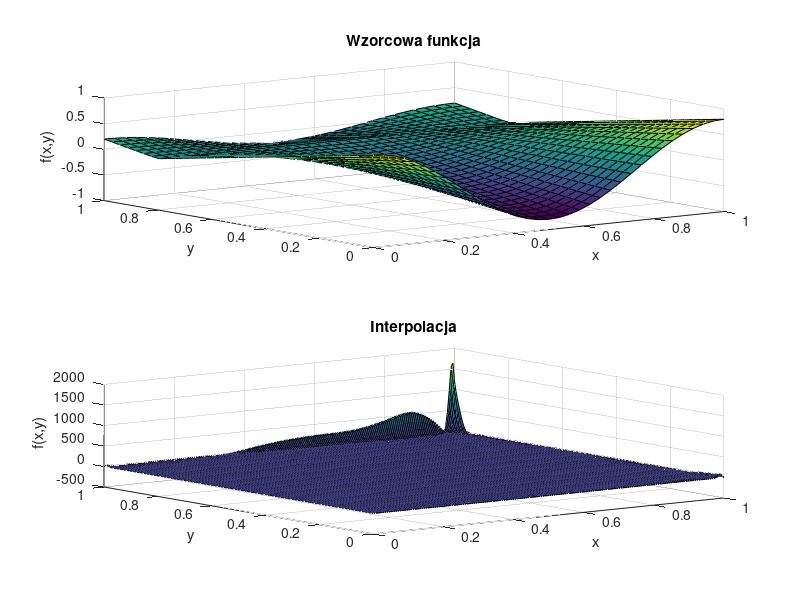

Write MATLAB code to recreate this figure.
function [M,N,P,R,x_coarse,y_coarse,F_coarse,x_fine,y_fine,F_fine] = zadanie5()
P = 190; % liczba unikalnych współrzędnych x punktów dla których będzie obliczana interpolacja
R = 190; % liczba unikalnych współrzędnych y punktów dla których będzie obliczana interpolacja
M = 35; % liczba węzłów interpolacji wzdłuż osi X (stopień wielomianu zmiennej x: M-1)
N = 35; % liczba węzłów interpolacji wzdłuż osi Y (stopień wielomianu zmiennej y: N-1)

% Generowanie węzłów interpolacji na płaszczyźnie
x_coarse = linspace(0, 1, M);
y_coarse = linspace(0, 1, N);
[X_coarse, Y_coarse] = meshgrid(x_coarse, y_coarse);

% Wyznaczenie wartości funkcji oryginalnej w węzłach
F_coarse = cos(X_coarse*2*pi) .* abs(Y_coarse-0.8);%cos(2*pi*X_coarse) .* -cos(2*pi*Y_coarse); % zadanie A: zmień definicję funkcji interpolowanej

MN = M*N;
xvec_coarse = reshape(X_coarse, MN, 1);
yvec_coarse = reshape(Y_coarse, MN, 1);
fvec_coarse = reshape(F_coarse, MN, 1);

% Macierz Vandermonde'a dla interpolacji 2d
V = zeros(M*N, M*N);
for i = 0:(M-1)
    for j = 0:(N-1)
        V(:, i*N + j + 1) = xvec_coarse.^i .* yvec_coarse.^j;
    end
end

% Współczynniki wielomianu interpolacyjnego
coeffs = V \ fvec_coarse;

% Obliczanie wartości funkcji interpolującej na gęstszej siatce
x_fine = linspace(0, 1, P);
y_fine = linspace(0, 1, R);
[X_fine, Y_fine] = meshgrid(x_fine, y_fine);

F_fine = zeros(size(X_fine));
% zadanie B: zdefiniuj obliczenia wartości wielomianu interpolującego. Rezultat obliczeń zapisz w zmiennej F_fine.

for i = 0:(M-1)
    for j = 0:(N-1)
        F_fine = F_fine + coeffs(i*N + j + 1) * X_fine.^i .* Y_fine.^j;
    end
end


subplot(2,1,1);
    surf(X_coarse, Y_coarse, F_coarse);
    title('Wzorcowa funkcja');
    xlabel('x');
    ylabel('y');
    zlabel('f(x,y)');

    subplot(2,1,2);
    surf(X_fine, Y_fine, F_fine);
    title('Interpolacja');
    xlabel('x');
    ylabel('y');
    zlabel('f(x,y)');
print('zadanie5','-dpng')

%max(max(abs(F_fine)))
disp("test");
disp(max(max(abs(F_fine))));
end
